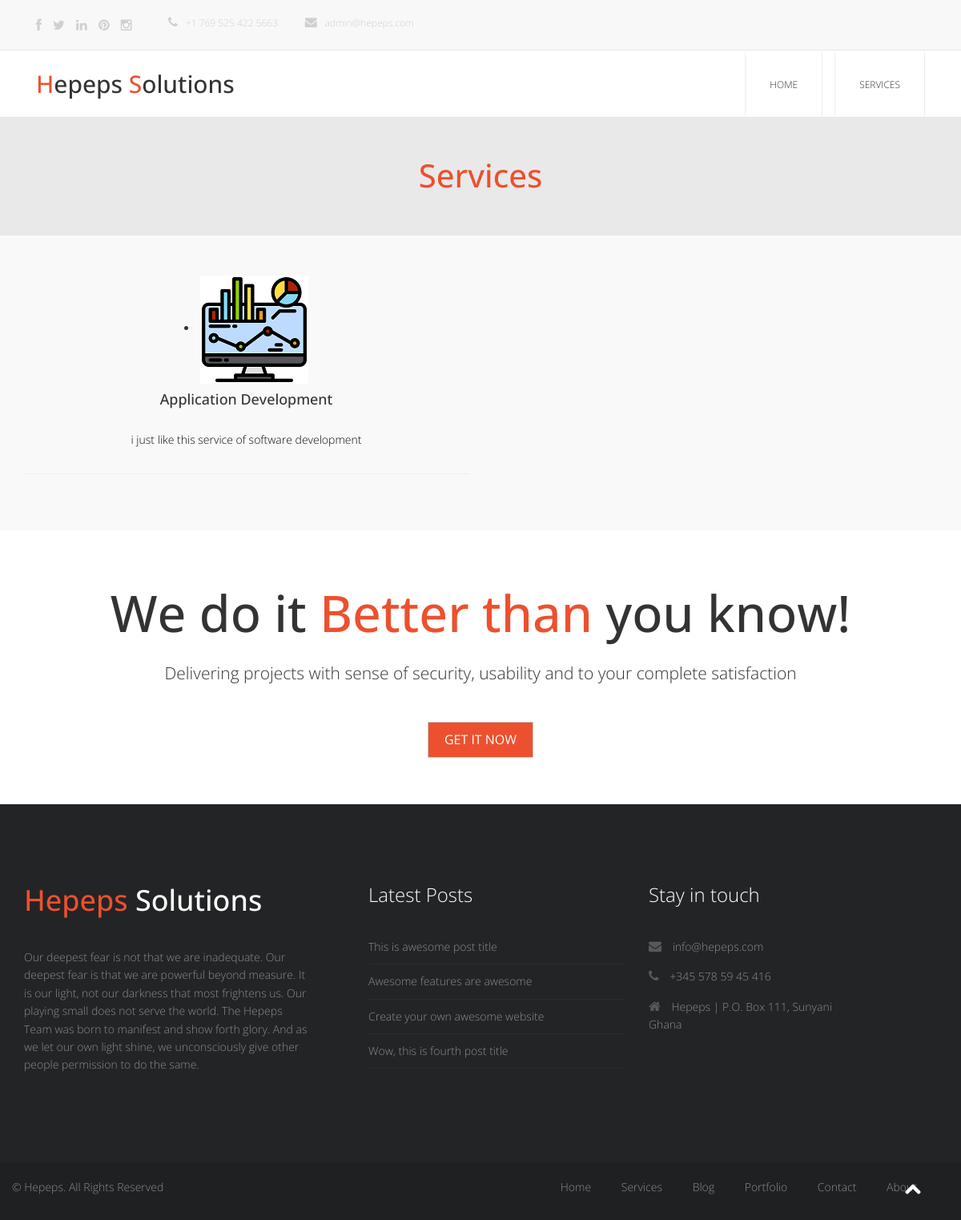
The app's page /service with its own data.
### service/models.py (models this page shows)
class Service(models.Model):
    service_name = models.CharField(max_length=200)
    service_desc = models.TextField()
    service_img = models.FileField(upload_to='pics')
    status = models.BooleanField()
    class Meta: verbose_name_plural = 'Services'

### service/views.py (the view)
# urls.py: path('', views.index, name='index'),
def index(request):
    service = Service.objects.all()
    return render(request, 'service/index.html',{'service':service})

### service/templates/service/index.html
{% extends 'base.html' %}
{% block content %}
  <div class="jumbotron">
    <h2>Services</h2>
  </div>
  <div class="our-services">
    <div class="container">
      <div class="row">
        <div class="col-md-6">
          {% for serv in service %}
          <div class="wow bounceIn" data-wow-offset="0" data-wow-delay="0.4s">
            <div class="services">
              <div class="icons">
                <li><img src="{{serv.service_img.url}}" alt="" /></li>
              </div>
              <h4>{{serv.service_name}}</h4>
              <p>
                {{serv.service_desc}}
              </p>
            </div>
          </div>
          <hr>
           {% endfor %}
        </div>
      </div>
    </div>
  </div>
  {% endblock content %}

### static/css/style.css (style rules this page uses)
body { font-family:'Open Sans', Arial, sans-serif; font-size:14px; font-weight:300; line-height:1.6em; color:#333; background-color:#fff; }
hi,h2,h3,h4,h5,h6 { color:#333; line-height:1.1em; }
p { color:#333; }
.jumbotron { text-align:center; margin-bottom:-5px; background-color:#fff; }
.jumbotron h2 { margin-top:-68px; margin-bottom:-60px; color:#ED502E; background-color:#e9e9e9; padding: 50px; padding-bottom:70px; font-size:40px; }
.our-services { padding-top:50px; padding-bottom:50px; background-color:#f9f9f9; }
.services { text-align:center; }
.services p { margin-bottom:30px; margin-top:30px; color:#090909; }

### records on screen
Service: service_img (picture), service_name "Application Development", service_desc "i just like this service of software development"
